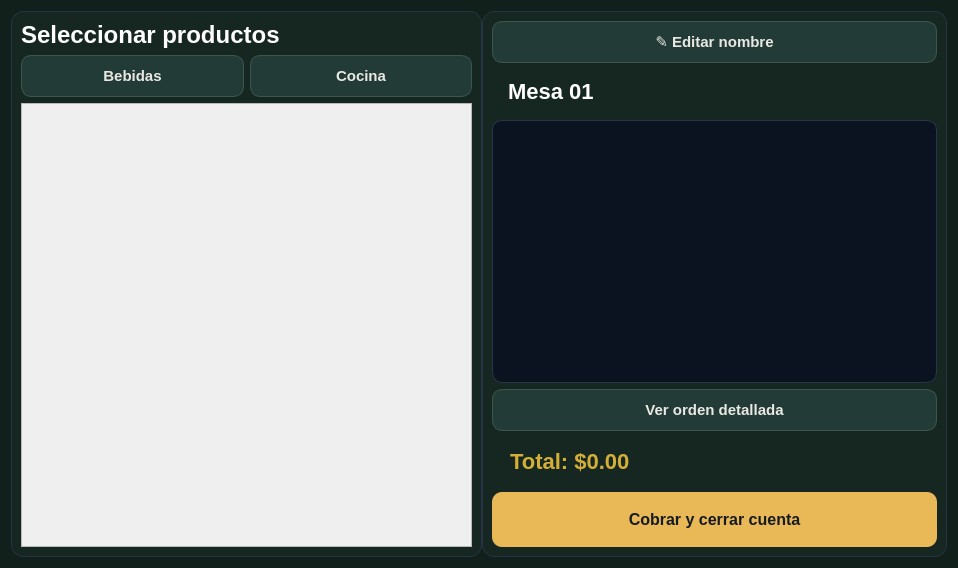
<?xml version="1.0" encoding="UTF-8"?>
<ui version="4.0">
 <class>Form</class>
 <widget class="QWidget" name="Form">
  <property name="geometry">
   <rect>
    <x>0</x>
    <y>0</y>
    <width>958</width>
    <height>568</height>
   </rect>
  </property>
  <property name="minimumSize">
   <size>
    <width>0</width>
    <height>120</height>
   </size>
  </property>
  <property name="windowTitle">
   <string>Form</string>
  </property>
  <property name="styleSheet">
   <string notr="true">QWidget#Form {
     background-color: rgba(14, 28, 24, 225);
    color: #F4F2ED;
}

QFrame#PanelProductos, QFrame#PanelCuenta {
    background-color: rgba(22, 40, 34, 244);
    border: 1px solid #273247;
    border-radius: 12px;
}

QPushButton {
    background-color: #233b36;
    color: #E9E8E3;
    border: 1px solid #3c554d;
    border-radius: 10px;
    padding: 11px 14px;
    font-size: 15px;
    font-weight: 600;
}

QPushButton:checked { background-color: #D6AE62; color: #132320; }

QPushButton:hover {
    background-color: #345249;
    color: #F2C66D;
    border: 1px solid #D6A74C;
}

QSplitter::handle {
    background-color: #283247;
    width: 2px;
}</string>
  </property>
  <layout class="QHBoxLayout" name="horizontalLayout_2">
   <item>
    <widget class="QSplitter" name="splitter">
     <property name="orientation">
      <enum>Qt::Orientation::Horizontal</enum>
     </property>
     <widget class="QFrame" name="PanelProductos">
      <property name="minimumSize">
       <size>
        <width>0</width>
        <height>0</height>
       </size>
      </property>
      <property name="styleSheet">
         <string notr="true">QFrame#PanelProductos {
     background-color: rgba(22, 40, 34, 244);
     border: 1px solid #273247;
     border-radius: 12px;
}</string>
      </property>
      <property name="frameShape">
       <enum>QFrame::Shape::StyledPanel</enum>
      </property>
      <property name="frameShadow">
       <enum>QFrame::Shadow::Raised</enum>
      </property>
      <layout class="QVBoxLayout" name="verticalLayout">
       <item>
        <widget class="QLabel" name="label">
         <property name="styleSheet">
          <string notr="true">QLabel {
    color: #FFFFFF;
    font-size: 24px;
    font-weight: bold;
    background: transparent;
}</string>
         </property>
         <property name="text">
          <string>Seleccionar productos</string>
         </property>
        </widget>
       </item>
       <item>
        <layout class="QHBoxLayout" name="horizontalLayout">
         <item>
          <widget class="QPushButton" name="filtroBebidas">
           <property name="text">
            <string>Bebidas</string>
           </property>
          </widget>
         </item>
         <item>
          <widget class="QPushButton" name="filtroCocina">
           <property name="text">
            <string>Cocina</string>
           </property>
          </widget>
         </item>

        </layout>
       </item>
       <item>
        <widget class="QScrollArea" name="AreaProductos">
         <property name="minimumSize">
          <size>
           <width>0</width>
           <height>300</height>
          </size>
         </property>
         <property name="widgetResizable">
          <bool>true</bool>
         </property>
         <widget class="QWidget" name="scrollAreaWidgetContents">
          <property name="geometry">
           <rect>
            <x>0</x>
            <y>0</y>
            <width>446</width>
            <height>456</height>
           </rect>
          </property>
         </widget>
        </widget>
       </item>
      </layout>
     </widget>
     <widget class="QFrame" name="PanelCuenta">
      <property name="styleSheet">
         <string notr="true">QFrame#PanelCuenta {
              background-color: rgba(22, 40, 34, 244);
     border: 1px solid #273247;
     border-radius: 12px;
}</string>
      </property>
      <property name="frameShape">
       <enum>QFrame::Shape::StyledPanel</enum>
      </property>
      <property name="frameShadow">
       <enum>QFrame::Shadow::Raised</enum>
      </property>
      <layout class="QVBoxLayout" name="verticalLayout_2">
       <item>
        <widget class="QPushButton" name="btnEditarNombre">
         <property name="minimumSize">
          <size>
           <width>0</width>
           <height>40</height>
          </size>
         </property>
         <property name="text">
          <string>✎ Editar nombre</string>
         </property>
        </widget>
       </item>
       <item>
        <widget class="QLabel" name="lblMesa">
         <property name="styleSheet">
          <string notr="true">QLabel {
    color: white;
    font-size: 22px;
    font-weight: bold;
    padding: 10px;
}</string>
         </property>
         <property name="text">
          <string>Mesa 01</string>
         </property>
        </widget>
       </item>
       <item>
        <widget class="QListWidget" name="Listapedido">
         <property name="styleSheet">
            <string notr="true">QListWidget {
        background-color: #0C1320;
        color: #F4F2ED;
        border: 1px solid #2A3549;
    border-radius: 10px;
    padding: 8px;
    font-size: 14px;
}

QListWidget::item {
    padding: 0px;
}

QListWidget::item:selected {
    background-color: #2A3549;
}</string>
         </property>
        </widget>
       </item>
       <item>
        <widget class="QPushButton" name="btnDetalle">
         <property name="text"><string>Ver orden detallada</string></property>
        </widget>
       </item>
       <item>
        <widget class="QLabel" name="lblTotal">
         <property name="styleSheet">
          <string notr="true">QLabel {
    color: #D4AF37;
    font-size: 22px;
    font-weight: bold;
    padding: 12px;
}</string>
         </property>
         <property name="text">
          <string>Total: $0.00</string>
         </property>
        </widget>
       </item>
       <item>
        <widget class="QPushButton" name="btnCobrar">
         <property name="minimumSize">
          <size>
           <width>0</width>
           <height>55</height>
          </size>
         </property>
         <property name="styleSheet">
            <string notr="true">QPushButton {
        background-color: #E9B957;
        color: #161A22;
    border: none;
    border-radius: 10px;
    padding: 14px;
    font-size: 16px;
    font-weight: bold;
}

QPushButton:hover {
    background-color: #F4CC77;
}</string>
         </property>
         <property name="text">
          <string>Cobrar y cerrar cuenta</string>
         </property>
        </widget>
       </item>
      </layout>
     </widget>
    </widget>
   </item>
  </layout>
 </widget>
 <resources/>
 <connections/>
</ui>
